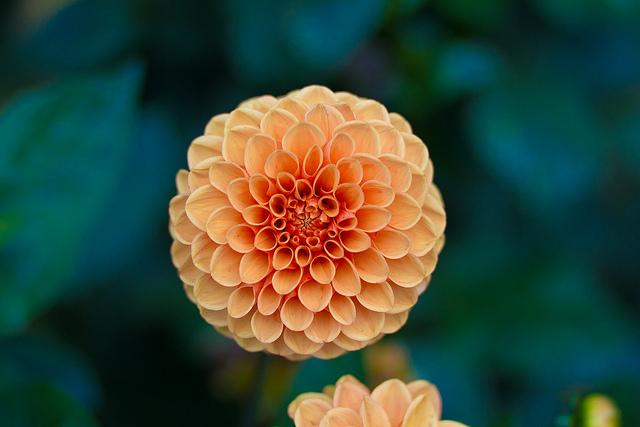
#> input picture flower.jpg, 640 x 427 px, given in place of the camera
$ python edge_cam.py   (older library calls are emulated)
#> lines starting #> are read from the running program, lines starting #| are printed output that depends on the picture
import numpy as np
import cv2


def std_filter(img, ksize): return np.sqrt(
    cv2.boxFilter(img**2, -1, (ksize, ksize)) -
    cv2.boxFilter(img, -1, (ksize, ksize))**2
)


def zero_crossing(img, thrsh):
    img_shrx = img.copy()
    img_shrx[:, 1:] = img_shrx[:, :-1]
    img_shdy = img.copy()
    img_shdy[1:, :] = img_shdy[:-1, :]
    res = (img == 0) | (img * img_shrx < 0) | (img * img_shdy < 0)
    std_image = std_filter(img, 3) / img.max()
    res = res & (std_image > thrsh)
    return np.uint8(res)


if __name__ == '__main__':
    cap = cv2.VideoCapture(0)

    mode = 'o'
    sigma = 3
    sobel_th = 100
    canny_l, canny_h = 50, 150

    while True:
        ret, img = cap.read()
#> img is the input picture: shape (427, 640, 3); mean B, G, R 57.2, 73.6, 55.2
        img = cv2.cvtColor(img, cv2.COLOR_BGR2GRAY)
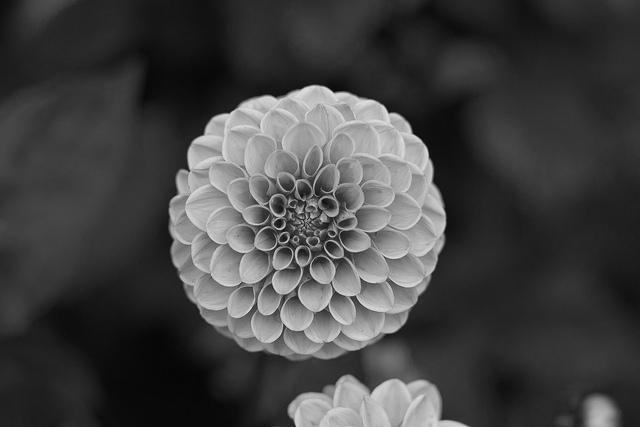
#> img: shape (427, 640); min 6, max 233, mean 66.2
        imgb = cv2.GaussianBlur(img, (sigma, sigma), 0)
        if mode == 'o':
            # res = the original image
            res = img
        elif mode == 'x':
            # res = Sobel gradient in x direction
            res = np.abs(cv2.Sobel(imgb, cv2.CV_64F, 1, 0, ksize=sigma))
        elif mode == 'y':
            res = np.abs(cv2.Sobel(imgb, cv2.CV_64F, 0, 1, ksize=sigma))
            # res = Sobel gradient in y direction
        elif mode == 'm':
            res = np.sqrt(cv2.Sobel(imgb, cv2.CV_64F, 0, 1, ksize=sigma) **
                          2 + cv2.Sobel(imgb, cv2.CV_64F, 1, 0, ksize=sigma)**2)
            # res = magnitude of Sobel gradient
        elif mode == 's':
            res = np.where(
                np.sqrt(
                    cv2.Sobel(imgb, cv2.CV_64F, 0, 1)**2 +
                    cv2.Sobel(imgb, cv2.CV_64F, 0, 1)**2
                ) > sobel_th, 1, 0)
            # res = Sobel + thresholding edge detection
        elif mode == 'l':
            res = zero_crossing(cv2.Laplacian(
                imgb, cv2.CV_64F, ksize=sigma), .1)
            # res = Laplacian edges
        elif mode == 'c':
            res = cv2.Canny(imgb, canny_l, canny_h)
        res = res.astype(np.float64) / res.max()
        res = cv2.putText(res, mode, (0, 50), 0, 1, (255, 255, 255), 2)
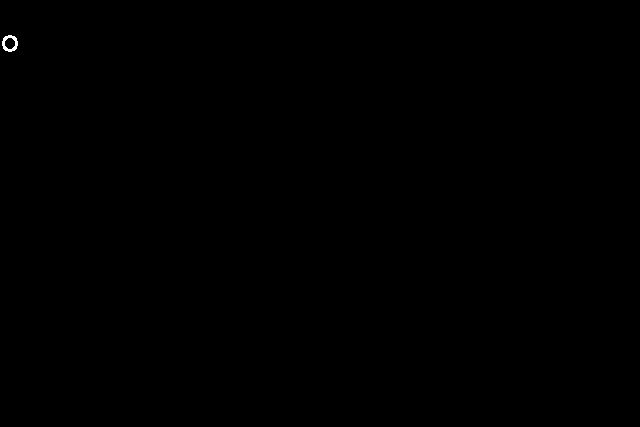
#> res: shape (427, 640) float64; min 0.0258, max 255, mean 0.4
        cv2.imshow("my stream", res)

        key = chr(cv2.waitKey(1) & 0xFF)
#> (key Esc is pressed here)

        if key in ['o', 'x', 'y', 'm', 's', 'c', 'l']:
            mode = key
        if key == '-' and sigma > 1:
            sigma -= 2
            print(f"sigma = {sigma}")
        elif key in ['+', '=']:
            sigma += 2
            print(f"sigma = {sigma}")
        elif key == 'u':
            sobel_th += 1
            print(f"sobel_th = {sobel_th}")
        elif key == 'd':
            if (new_sobel_th := sobel_th - 1) > 0:
                sobel_th = new_sobel_th
            print(f"sobel_th = {sobel_th}")
        elif key == '.':
            canny_h += 1
            print(f"canny_h = {canny_h}")
        elif key == ',':
            if (new_canny_h := canny_h - 1) > 0:
                canny_h = new_canny_h
            print(f"canny_h = {canny_h}")
        elif key == '6':
            canny_l += 1
            print(f"canny_l = {canny_l}")
        elif key == '4':
            if (new_canny_l := canny_l - 1) > 0:
                canny_l = new_canny_l
            print(f"canny_l = {canny_l}")
        elif key == 'q':
            break

    cap.release()
    cv2.destroyAllWindows()
